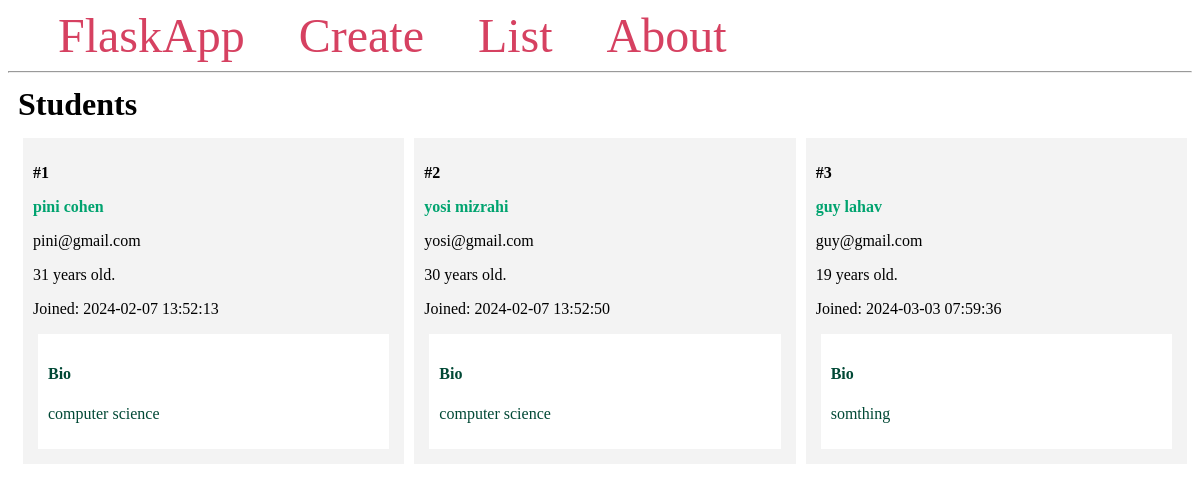
The page / on the database its author committed.
### my_app.py (models this page shows, shortened)
class Student(db.Model):
    id = db.Column(db.Integer, primary_key=True)
    firstname = db.Column(db.String(100), nullable=False)
    lastname = db.Column(db.String(100), nullable=False)
    email = db.Column(db.String(80), unique=True, nullable=False)
    age = db.Column(db.Integer)
    created_at = db.Column(db.DateTime(timezone=True),
                           server_default=func.now())
    bio = db.Column(db.Text)

### my_app.py (the view)
@app.route('/')
def index():
    students = Student.query.all()
    return render_template('index.html', students=students)

### templates/index.html
{% extends 'base.html' %}
{% block content %}
    <h1 class="title">{% block title %} Students {% endblock %}</h1>
    <div class="content">
        {% for student in students %}
          <div class="student">
             <p><b>#{{ student.id }}</b></p>
             <b>
               <p class="name">
                  <a href="{{ url_for('student', student_id=student.id)}}">
                    {{ student.firstname }} {{ student.lastname }}
                  </a>
              </p>
            </b>
            <p>{{ student.email }}</p>
            <p>{{ student.age }} years old.</p>
            <p>Joined: {{ student.created_at }}</p>
            <div class="bio">
               <h4>Bio</h4>
               <p>{{ student.bio }}</p>
            </div>
          </div>
        {% endfor %}
    </div>
{% endblock %}

### templates/base.html (shortened to what this page needs)
<!DOCTYPE html>
<html lang="en">
<head>
</head>
<body>
    <nav>
        <a href="{{ url_for('index') }}">FlaskApp</a>
        <a href="{{ url_for('create') }}">Create</a>
        <a href="{{ url_for('list') }}">List</a>
        <a href="#">About</a>
    </nav>
    <hr>
    <div class="content">
        {% block content %} {% endblock %}
    </div>
</body>
</html>

### templates/base.html (style rules this page uses)
.title { margin: 5px; }
.content { margin: 5px; width: 100%; display: flex; flex-direction: row; flex-wrap: wrap; }
.student { flex: 20%; padding: 10px; margin: 5px; background-color: #f3f3f3; inline-size: 100%; }
.bio { padding: 10px; margin: 5px; background-color: #ffffff; color: #004835; }
.name a { color: #00a36f; text-decoration: none; }
nav a { color: #d64161; font-size: 3em; margin-left: 50px; text-decoration: none; }

### rows shown on the page
Student: id "1", firstname "pini", lastname "cohen", email "pini@gmail.com", age "31", created_at "2024-02-07 13:52:13", bio "computer science"
Student: id "2", firstname "yosi", lastname "mizrahi", email "yosi@gmail.com", age "30", created_at "2024-02-07 13:52:50", bio "computer science"
Student: id "3", firstname "guy", lastname "lahav", email "guy@gmail.com", age "19", created_at "2024-03-03 07:59:36", bio "somthing"
